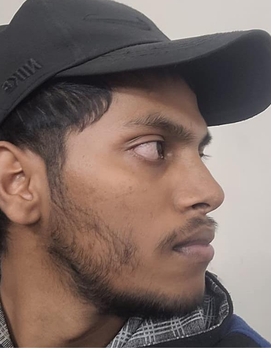
#> input picture colleges/col_001/clsid001/registered_faces/harsh/face_1.png, 271 x 348 px, shrunk from 590 x 756 before the run
$ python -i image_augmentation.py   (imports and definitions only)
#> lines starting #> are read from the running program, lines starting #| are printed output that depends on the picture
#> further down, picture is the input picture: shape (348, 271, 3); mean B, G, R 99.1, 105.6, 123.5
import os
import sys
import cv2  # type: ignore
import numpy as np


#python image_augmentation.py col_001 clsid001/ then some student name

# [4 lines not run here, left out]

# [1 line that did not run here, left out]
# [1 line that did not run here, left out]
# [1 line that did not run here, left out]

BASE_DIR = r"C:\Users\yanko\OneDrive\Desktop\Desktop Files\present-me\colleges"

# [1 line that did not run here, left out]

# [1 line that did not run here, left out]
# [1 line that did not run here, left out]

# [4 lines not run here, left out]


def horizontal_flip(img):
    return cv2.flip(img, 1)

def change_brightness(img, value=25):
#> called with value = 25
    hsv = cv2.cvtColor(img, cv2.COLOR_BGR2HSV)
#> hsv: shape (348, 271, 3); mean H, S, V 49.2, 54.6, 125
    h, s, v = cv2.split(hsv)
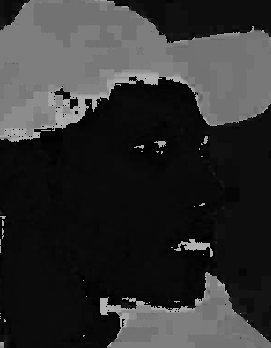
#> h: shape (348, 271); min 0, max 179, mean 49.2
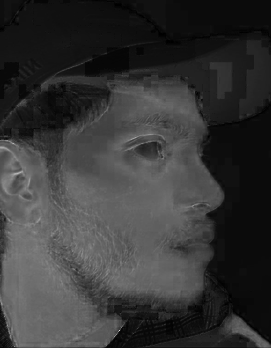
#> s: shape (348, 271); min 0, max 219, mean 54.6
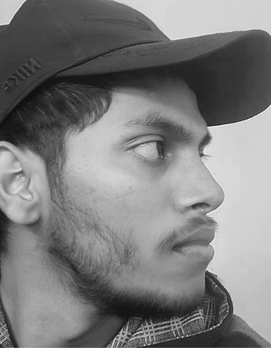
#> v: shape (348, 271); min 7, max 245, mean 125
    v = np.clip(v + value, 0, 255)
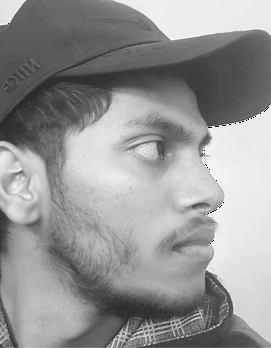
#> v: shape (348, 271); min 0, max 255, mean 149.9
    hsv = cv2.merge((h, s, v))
#> hsv: shape (348, 271, 3); mean H, S, V 49.2, 54.6, 149.9
    return cv2.cvtColor(hsv, cv2.COLOR_HSV2BGR)
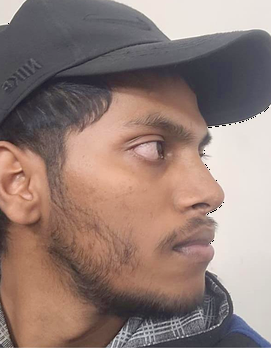
#> returned value: shape (348, 271, 3); mean B, G, R 119, 126.1, 147.6

def change_contrast(img, alpha=1.25):
    return cv2.convertScaleAbs(img, alpha=alpha, beta=0)

def slight_rotation(img, angle=7):
    h, w = img.shape[:2]
    M = cv2.getRotationMatrix2D((w // 2, h // 2), angle, 1.0)
    return cv2.warpAffine(img, M, (w, h), borderMode=cv2.BORDER_REFLECT)


# [25 lines not run here, left out]

>>> import cv2
>>> picture = cv2.imread('colleges/col_001/clsid001/registered_faces/harsh/face_1.png')
>>> result = change_brightness(picture)

$ run again, on colleges/col_001/clsid001/registered_faces/pravesh/face_2.png
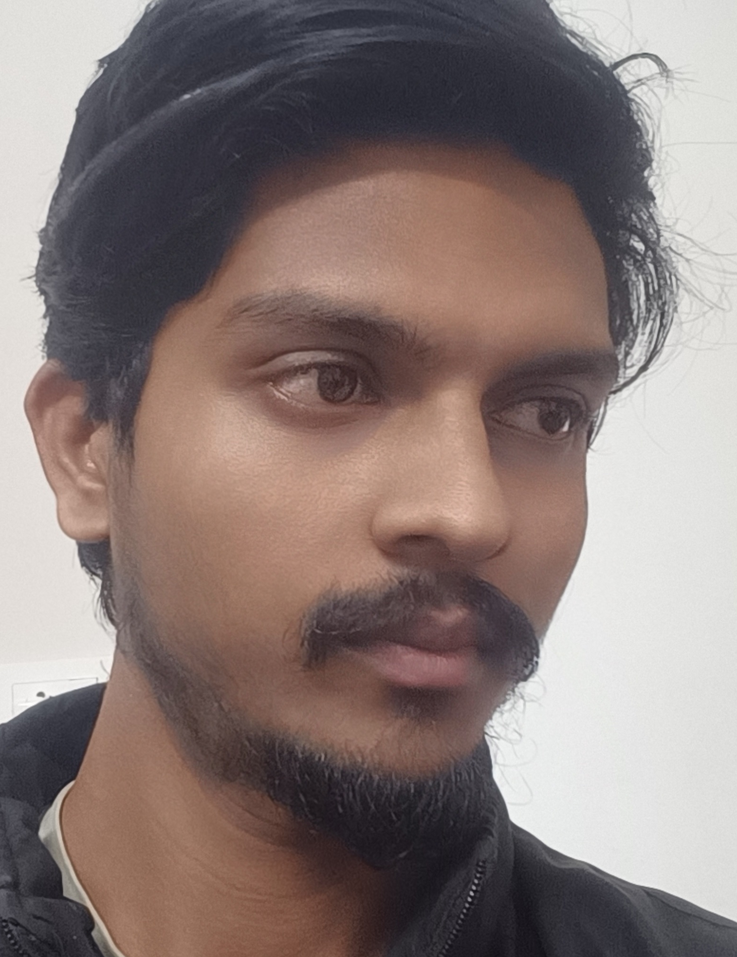
#> input picture colleges/col_001/clsid001/registered_faces/pravesh/face_2.png, 737 x 957 px, shrunk from 1554 x 2017 before the run
#> picture is the input picture: shape (957, 737, 3); mean B, G, R 119.1, 122.2, 137.1
#> in change_brightness, `h, s, v = cv2.split(hsv)`:
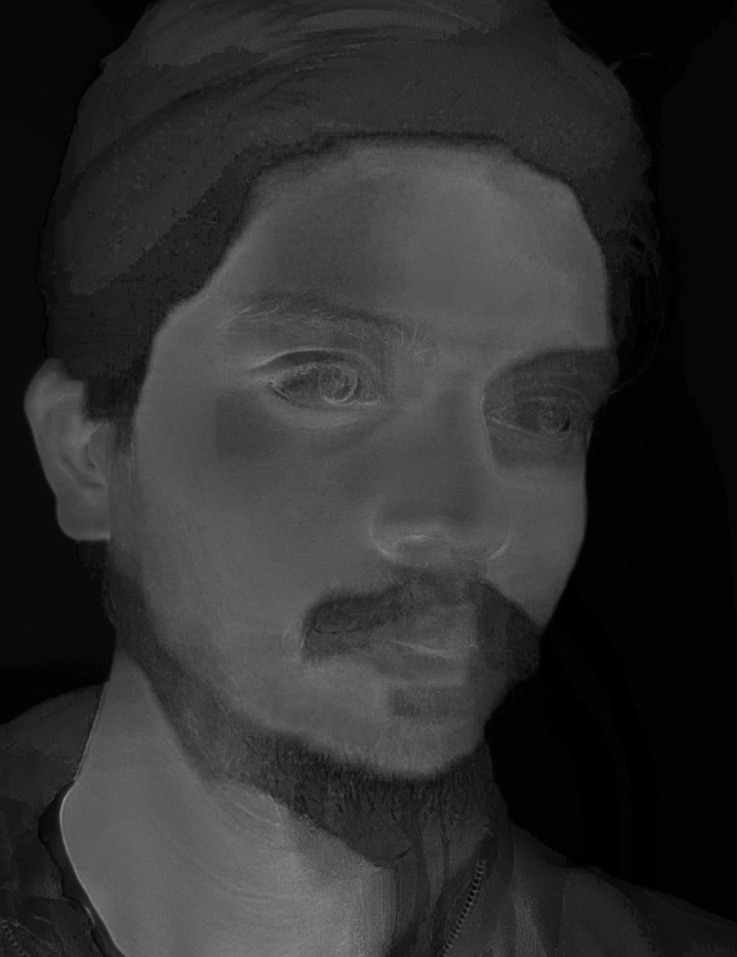
#> s: shape (957, 737); min 0, max 148, mean 47.4
#> in change_brightness, `return cv2.cvtColor(hsv, cv2.COLOR_HSV2BGR)`:
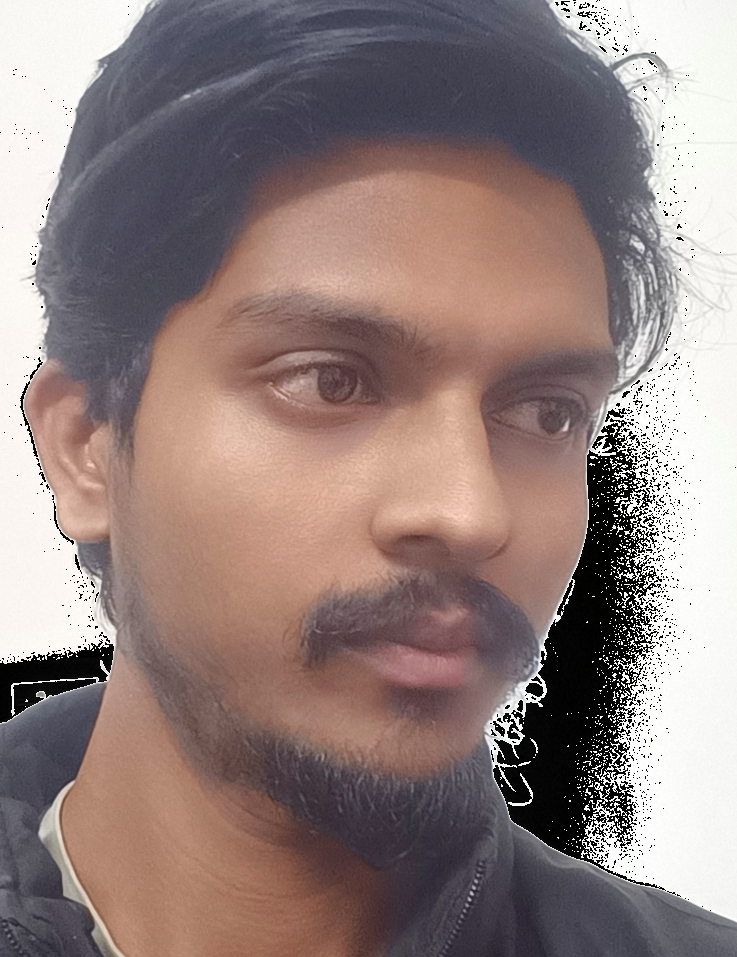
#> returned value: shape (957, 737, 3); mean B, G, R 125.7, 128.5, 146.6

$ run again, on colleges/col_001/clsid001/registered_faces/pravesh/face_3.png
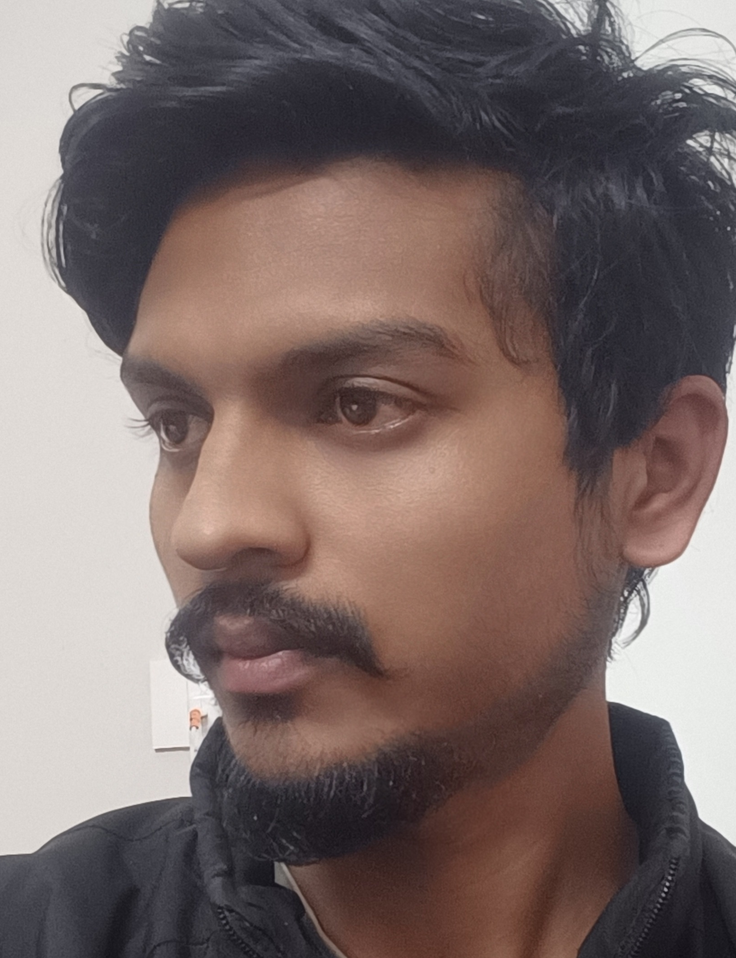
#> input picture colleges/col_001/clsid001/registered_faces/pravesh/face_3.png, 736 x 958 px, shrunk from 1629 x 2121 before the run
#> picture is the input picture: shape (958, 736, 3); mean B, G, R 104.6, 107.1, 123
#> in change_brightness, `h, s, v = cv2.split(hsv)`:
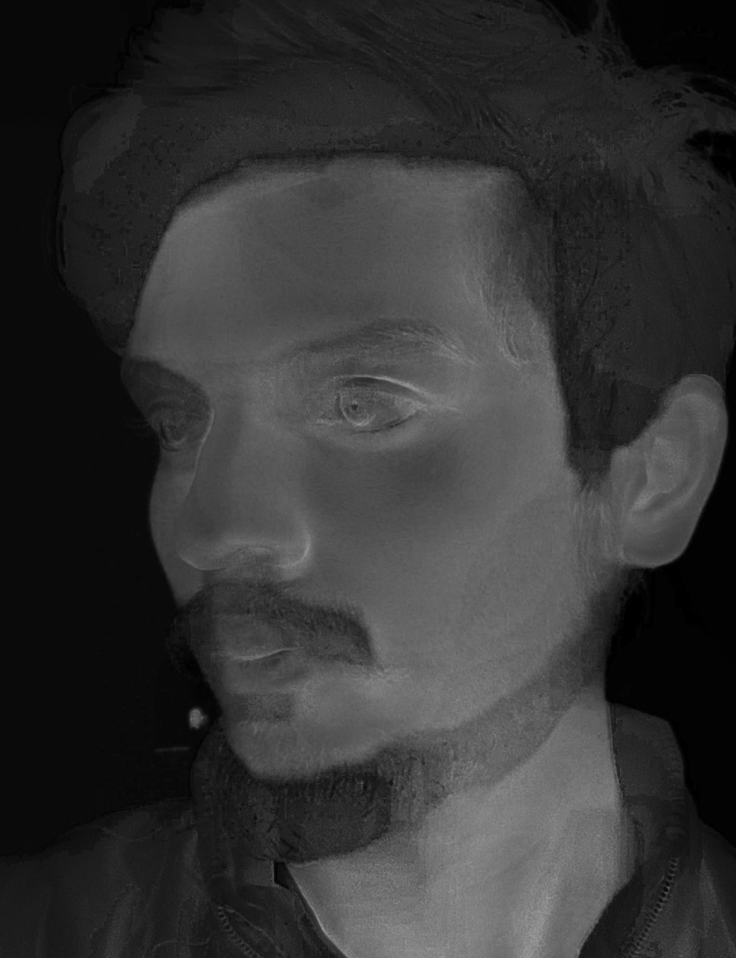
#> s: shape (958, 736); min 0, max 155, mean 52.3
#> in change_brightness, `return cv2.cvtColor(hsv, cv2.COLOR_HSV2BGR)`:
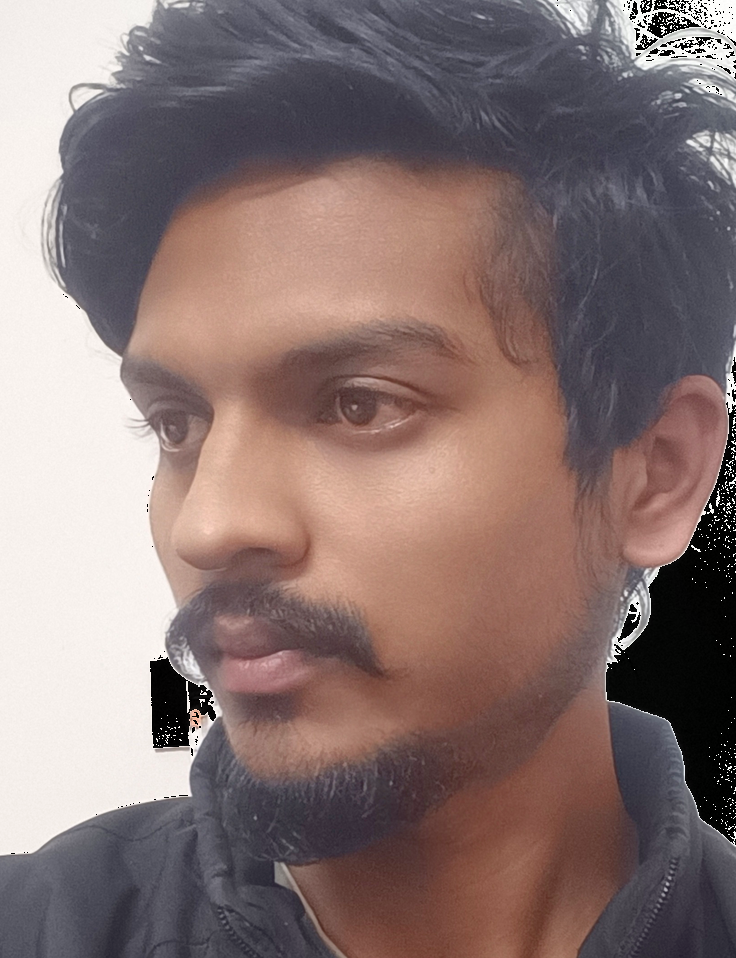
#> returned value: shape (958, 736, 3); mean B, G, R 114.3, 116.3, 135.8

$ run again, on colleges/col_001/clsid001/registered_faces/priyanshu/face_1.png
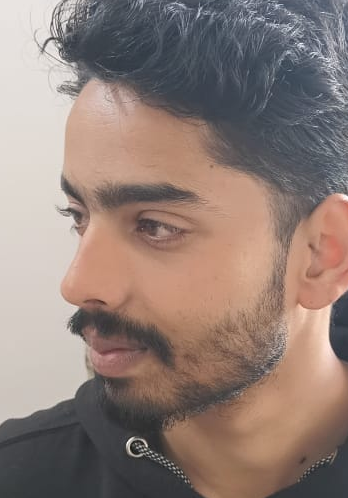
#> input picture colleges/col_001/clsid001/registered_faces/priyanshu/face_1.png, 348 x 498 px
#> picture is the input picture: shape (498, 348, 3); mean B, G, R 119.5, 126.6, 144.5
#> in change_brightness, `v = np.clip(v + value, 0, 255)`:
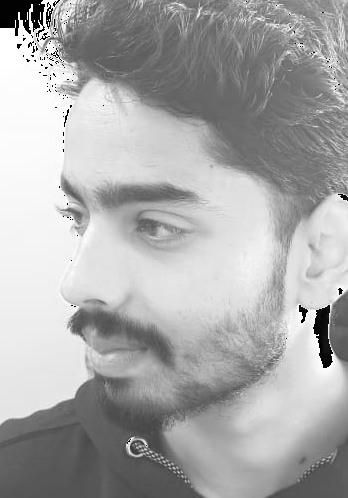
#> v: shape (498, 348); min 0, max 255, mean 169.9
#> in change_brightness, `return cv2.cvtColor(hsv, cv2.COLOR_HSV2BGR)`:
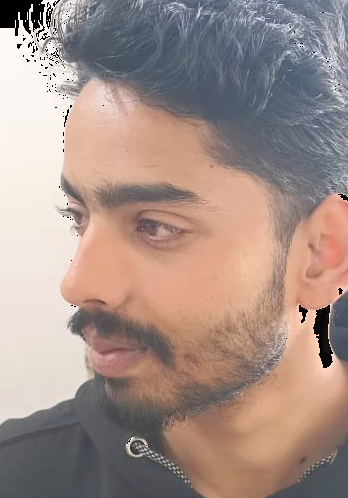
#> returned value: shape (498, 348, 3); mean B, G, R 136.8, 144.3, 164.6
